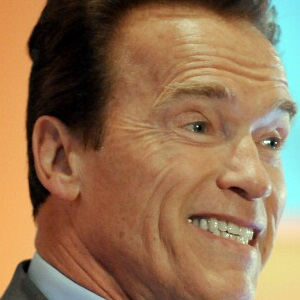
#> input picture Training Images/1.jpg, 300 x 300 px, found by its file name; its folder holds only this picture in this run
$ python face_recognition.py
#> lines starting #> are read from the running program, lines starting #| are printed output that depends on the picture
#> the answer given: Training Images/1.jpg
### facerecog.py
# -*- coding: utf-8 -*-
"""
Created on Sun Jun 10 21:25:28 2018

@author: PEDRO NEL MENDOZA
"""
from skimage import io
import os, os.path
from PIL import Image
from numpy import matrix
import numpy as geek
import numpy as np
import matplotlib.pyplot as plt

def facerecog(datapath, testimg):

    # In this part of function, we align a set of face images (the training set x1, x2, ... , xM )
    #
    # This means we reshape all 2D images of the training database
    # into 1D column vectors. Then, it puts these 1D column vectors in a row to
    # construct 2D matrix 'X'.
    #
    #
    #          datapath   -    path of the data images used for training
    #               X     -    A 2D matrix, containing all 1D image vectors.
    #                                        Suppose all P images in the training database
    #                                        have the same size of MxN. So the length of 1D
    #                                        column vectors is MxN and 'X' will be a (MxN)xP 2D matrix.
    #%%%%%%%%%%%%%%%%%%%%%%%%%%%%%%%%%%%%%%%%%%%%%%%%%%%%%%%%%%%%%%%%%%%%%%%%%%%%%%%%%%%%%%%%%%%%%%

    #%%%%%%%%  finding number of training images in the data path specified as argument  %%%%%%%%%%

    D =  os.listdir(datapath)# D is a Lx1 structure with 4 fields as: name,date,byte,isdir of all L files present in the directory 'datapath'
    print(D)
    imgcount = 0
    sizefolder = len([name for name in os.listdir(datapath) if os.path.isfile(os.path.join(datapath, name))])
    for i in range(sizefolder):
        print "El archivo " + str(i+1) + " es: " + D[i] + "\n"
        if not(D[i] == "." or D[i] == ".." or D[i] == "Thumbs.db"):
            imgcount = imgcount + 1        # Number of all images in the training database
            print "El total de imagenes .jpg es: " + str(imgcount) + " Imagenes."

            #%%%%%%%%%%%%%%%%%%%%%%%%%  creating the image matrix X  %%%%%%%%%%%%%%%%%%%%%%%%%%%%%%%%%%%%%%

    X = []
    for i in range(imgcount):
        archivo = datapath + "\\" + str(i+1) + ".jpg"
        img = io.imread(archivo)
#> img is the input picture: shape (300, 300, 3); mean R, G, B 147.1, 114.1, 82.1
        img = Image.open(archivo).convert('L')
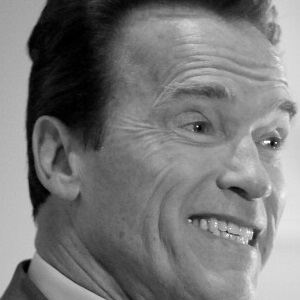
#> img: PIL image 300x300 L; min 0, max 251, mean 120.3
        #plt.imshow(img)
        #img.save('greyscale.png')
        #img = io.rgb2gray(img)
        width,height = img.size
#> width = 300; height = 300
        #imgT = img
        img = geek.array(img)
        #imgT = geek.array(img)
        print "Las dimensiones de la imagen " + str(i+1) + " son: " + str(width) + " x " +  str(height)
#| Las dimensiones de la imagen 1 son: 300 x 300
        print "El tamaño de la imagen " + str(i+1) + " es: " + str(width * height) + " pixeles."
#| El tamaño de la imagen 1 es: 90000 pixeles.
        # [8 lines of commented-out code are left out]
        temp = img.T.reshape(width*height,1)

        #temp = geek.arange(imgT).reshape(width * height, 1)
        #print("Matriz resultante temporal", temp)
        #temp = reshape(img.cT, width * height, 1)            #% Reshaping 2D images into 1D image vectors
        #% here img' is used because reshape(A,M,N) function reads the matrix A columnwise
        #% where as an image matrix is constructed with first N pixels as first row,next N in second row so on
        X.append(temp[i])


        #X = [X, temp]          #% X,the image matrix with columnsgetting added for each image
        print("Fila" + str(i) + "Matriz X " , X)
#| ('Fila0Matriz X ', [array([158], dtype=uint8)])
                #%%%%%%%%%%%%%%%%%%%%%%%%%%%%%%%%%%%%%%%%%%%%%%%%%%%%%%%%%%%%%%%%%%%%%%%%%%%%%%%%%%%%%%%%%%%%%%%%%%%%%%%%%%%%%%%%%%%%%%%
                #   Now we calculate m, A and eigenfaces.The descriptions are below :
                #
                #          m           -    (MxN)x1  Mean of the training images
                #          A           -    (MxN)xP  Matrix of image vectors after each vector getting subtracted from the mean vector m
                #     eigenfaces       -    (MxN)xP' P' Eigenvectors of Covariance matrix (C) of training database X
                #                                    where P' is the number of eigenvalues of C that best represent the feature set
                #%%%%%%%%%%%%%%%%%%%%%%%%%%%%%%%%%%%%%%%%%%%%%%%%%%%%%%%%%%%%%%%%%%%%%%%%%%%%%%%%%%%%%%%%%%%%%%%%%%%%%%%%%%%%%%%%%%%%%%%

                #%%%% calculating mean image vector %%%%%
    print("Tamaño de temp: " + str(len(temp)))
#| Tamaño de temp: 90000
    m = np.mean(X, axis = 0)      # Computing the average face image m = (1/P)*sum(Xj's)    (j = 1 : P)
#> m = [158]
    imgcount = len(X)
#> imgcount = 1


                #%%%%%%%  calculating A matrix, i.e. after subtraction of all image vectors from the mean image vector %%%%%%

    A = []
    n = 0
    for i in range(imgcount):
        n = X[i]
        print ("el dato " + str(i+1) + " es: " + str(n))
        temp[i] = float(n) - m
        A.append(temp[i])
#> this loop made 1 pass
#| el dato 1 es: [158]
#> after the loop, A = [[0]]

                    #%%%%%%%%%%%%%%%%%%%%%%%%%%%%%%% CALCULATION OF EIGENFACES %%%%%%%%%%%%%%%%%%%%%%%%%%%%%%%%%%%%%%%%%%%%%%%%%%%%%%%%
                    #%%  we know that for a MxN matrix, the maximum number of non-zero eigenvalues that its covariance matrix can have
                    #%%  is min[M-1,N-1]. As the number of dimensions (pixels) of each image vector is very high compared to number of
                    #%%  test images here, so number of non-zero eigenvalues of C will be maximum P-1 (P being the number of test images)
                    #%%  if we calculate eigenvalues & eigenvectors of C = A*A' , then it will be very time consuming as well as memory.
                    #%%  so we calculate eigenvalues & eigenvectors of L = A'*A , whose eigenvectors will be linearly related to eigenvectors of C.
                    #%%  these eigenvectors being calculated from non-zero eigenvalues of C, will represent the best feature sets.
                    #%%%%%%%%%%%%%%%%%%%%%%%%%%%%%%%%%%%%%%%%%%%%%%%%%%%%%%%%%%%%%%%%%%%%%%%%%%%%%%%%%%%%%%%%%%%%%%%%%%%%%%%%%%%%%%%%%%%
    A = geek.array(A)
#> A = [0]
    L = A.T * A
#> L = [0]
    #L = A.T * A
    L = geek.array(L)
    for i in range(len(L)):
        print ("el elemento " + str(i) + " es: " + str(L[i]))
#> this loop made 1 pass
#| el elemento 0 es: [0]
    D, V = geek.linalg.eig(L)                #% V : eigenvector matrix  D : eigenvalue matrix
#> D = [0]; V = [1]

                    #%%% again we use Kaiser's rule here to find how many Principal Components (eigenvectors) to be taken
                    #%%% if corresponding eigenvalue is greater than 1, then the eigenvector will be chosen for creating eigenface

    L_eig_vec = []
    D = geek.array(D)
    #print ("Filas y Columnas de V: " + str(fil) + " y " + str(col))
    print ("El tamaño de V es " + str(len(V)))
#| El tamaño de V es 1
    for i in range(len(V)):
        print ("elemento " + str(i) + "," + str(i) + str(D[i]))
        if ( D[i] > 1):
            L_eig_vec.append(D[i])
#> after the loop, L_eig_vec = []
            #L_eig_vec = [L_eig_vec, V[:,i]]

                            #%% finally the eigenfaces %%%
    eigenfaces = []
    print (len(A))
#| 1
    print (len(L_eig_vec))
#| 0
    #eigenfaces = geek.dot(A, L_eig_vec)
    eigenfaces = A * L_eig_vec
#> eigenfaces = empty array

                            #In this part of recognition, we compare two faces by projecting the images into facespace and
                            # measuring the Euclidean distance between them.
                            #
                            #            recogimg           -   the recognized image name
                            #             testimg           -   the path of test image
                            #                m              -   mean image vector
                            #                A              -   mean subtracted image vector matrix
                            #           eigenfaces          -   eigenfaces that are calculated from eigenface function
                            #%%%%%%%%%%%%%%%%%%%%%%%%%%%%%%%%%%%%%%%%%%%%%%%%%%%%%%%%%%%%%%%%%%%%%%%%%%%%%%%%%%%%%%%%%

                            #%%%%%% finding the projection of each image vector on the facespace (where the eigenfaces are the co-ordinates or dimensions) %%%%%

    projectimg = []                        # projected image vector matrix
    eigenfaces = geek.array(eigenfaces)
    print ("El tamaño de eigenfaces: " + str(len(eigenfaces)))
#| El tamaño de eigenfaces: 1
    for i in range(len(L_eig_vec)):
    #for i in range(len(eigenfaces)):
        temp = geek.dot(eigenfaces.T, A)
        #temp = eigenfaces.T * A
        print("elemento " + str(i) + "de temp: " + str(temp[i]))
        projectimg.append(temp[i])
#> this loop made 0 passes
#> after the loop, projectimg = []
        #projectimg = [projectimg, temp]
    print(len(temp))
#| 90000
    print(len(projectimg))
#| 0
                                #%%%% extractiing PCA features of the test image %%%%%
#> (the run stopped early here; a loop or call above may not have finished)
